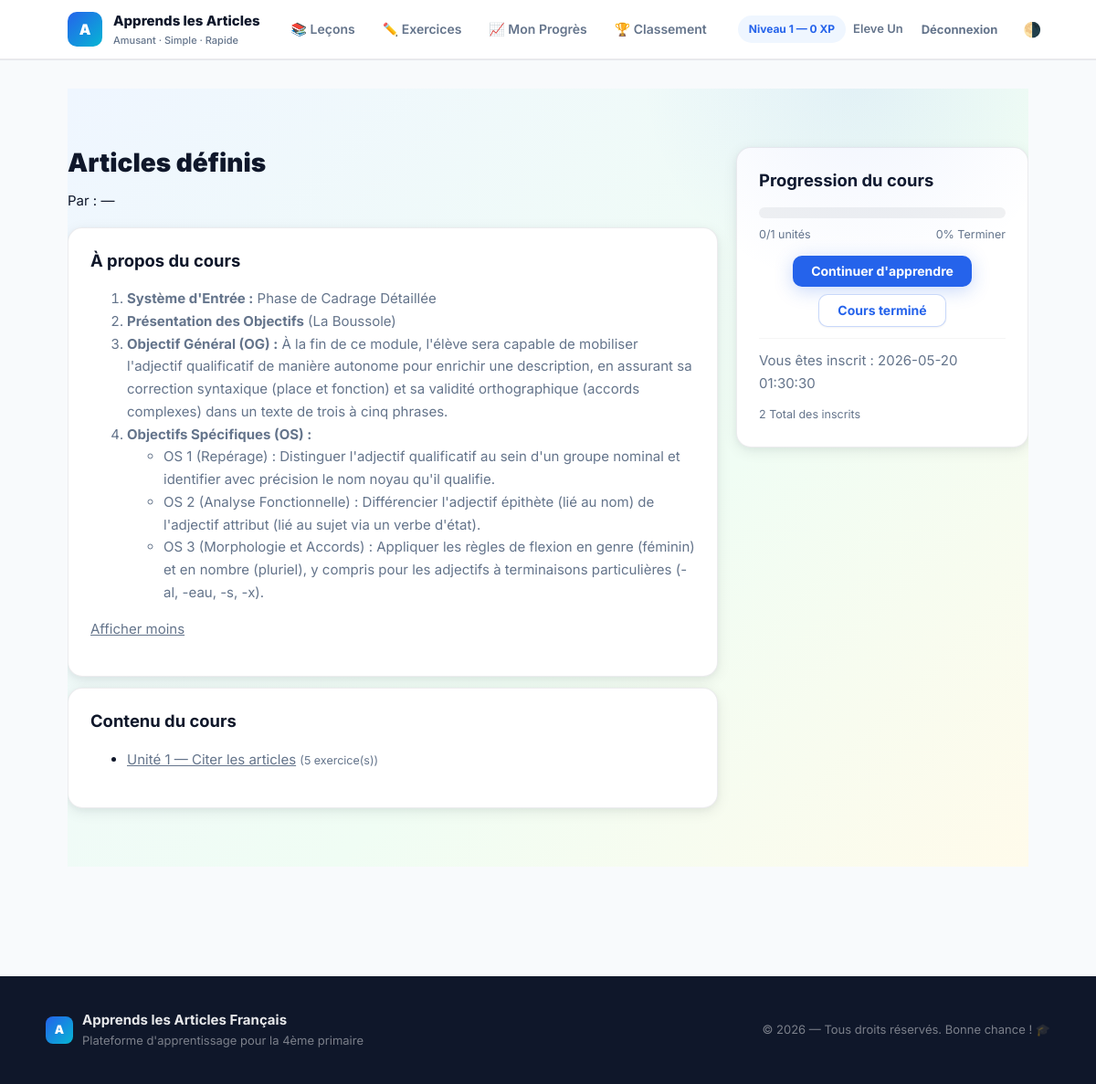
The app's page /module.php?id=1 (signed in) with its own data.
### tables this page shows
CREATE TABLE users (
  id INT AUTO_INCREMENT PRIMARY KEY,
  username VARCHAR(100) NOT NULL UNIQUE,
  password_hash VARCHAR(255) NOT NULL,
  role VARCHAR(20) NOT NULL DEFAULT 'student',
  display_name VARCHAR(100),
  points INT DEFAULT 0,
  created_at TIMESTAMP DEFAULT CURRENT_TIMESTAMP
);

CREATE TABLE modules (
  id INT AUTO_INCREMENT PRIMARY KEY,
  title VARCHAR(255) NOT NULL,
  description TEXT,
  `order` INT DEFAULT 0,
  created_by INT NULL,
  cover_image VARCHAR(255) NULL,
  FOREIGN KEY (created_by) REFERENCES users(id) ON DELETE SET NULL
);

CREATE TABLE units (
  id INT AUTO_INCREMENT PRIMARY KEY,
  module_id INT NOT NULL,
  title VARCHAR(255) NOT NULL,
  content_html TEXT,
  `order` INT DEFAULT 0,
  FOREIGN KEY (module_id) REFERENCES modules(id) ON DELETE CASCADE
);

CREATE TABLE user_courses (
  id INT AUTO_INCREMENT PRIMARY KEY,
  user_id INT NOT NULL,
  module_id INT NOT NULL,
  enrolled_at TIMESTAMP DEFAULT CURRENT_TIMESTAMP,
  FOREIGN KEY (user_id) REFERENCES users(id) ON DELETE CASCADE,
  FOREIGN KEY (module_id) REFERENCES modules(id) ON DELETE CASCADE
);

### src/auth.php (called while the page is built, shortened)
<?php
require_once __DIR__.'/config.php';
function current_user() {
  if (!empty($_SESSION['user_id'])) {
    global $pdo;
    $stmt = $pdo->prepare('SELECT id,username,display_name,role FROM users WHERE id = ?');
    $stmt->execute([$_SESSION['user_id']]);
    return $stmt->fetch();
  }
  return null;
}

### public/module.php (the view, shortened to what this page needs)
<?php
require_once __DIR__.'/../src/auth.php';
$id = isset($_GET['id']) ? (int)$_GET['id'] : 0;
$stmt = $pdo->prepare('SELECT m.*, COALESCE(u.display_name,u.username) AS creator_name FROM modules m LEFT JOIN users u ON m.created_by = u.id WHERE m.id = ?'); $stmt->execute([$id]); $module = $stmt->fetch();
$units = $pdo->prepare('SELECT * FROM units WHERE module_id = ? ORDER BY `order`'); $units->execute([$id]); $units = $units->fetchAll();
$user = null; $percent = 0; $completedUnits = 0; $nextUnit = null; $enrolledCount = 0;
if (!empty($_SESSION['user_id'])) {
  $user = current_user();
  $ec = $pdo->prepare('SELECT COUNT(*) FROM user_courses WHERE module_id = ?'); $ec->execute([$id]); $enrolledCount = (int)$ec->fetchColumn();
  $unitCount = count($units);
  foreach ($units as $u) {
    $st = $pdo->prepare('SELECT score,max_score FROM progress WHERE user_id=? AND unit_id=?'); $st->execute([$user['id'],$u['id']]); $pr = $st->fetch();
    if (!$nextUnit && (!$pr || ($pr['max_score']>0 && $pr['score'] < $pr['max_score']))) { $nextUnit = $u['id']; }
  }
  if ($unitCount>0) $percent = round(100 * $completedUnits / $unitCount);
}
$units = $pdo->prepare('SELECT * FROM units WHERE module_id = ? ORDER BY `order`'); $units->execute([$id]); $units = $units->fetchAll();
?>
<!doctype html>
<html><head><meta charset="utf-8"><title><?=htmlspecialchars($module['title'])?></title><link rel="stylesheet" href="/assets/css/style.css"><script src="/assets/js/ui.js" defer></script></head><body>
<?php require_once __DIR__.'/../src/partials/header.php'; ?>
<main class="app-container">
  <div class="hero" style="background:transparent;padding:12px 0">
    <div style="display:flex;gap:20px;align-items:flex-start">
      <div style="flex:1">
        <h1><?=htmlspecialchars($module['title'])?></h1>
        <div style="margin-top:12px;color:var(--muted)">Par : <?=htmlspecialchars($module['creator_name'] ?? '—')?></div>
        <div style="margin-top:16px">
          <div class="card">
              <h3>À propos du cours</h3>
              <?php if (!empty($module['about'])): ?>
                <div class="muted"><?= $module['about'] ?></div>
              <?php else: ?>
                <div class="muted">
                  <ol>
                    <li><strong>Système d'Entrée :</strong> Phase de Cadrage Détaillée</li>
                    <li><strong>Présentation des Objectifs</strong> (La Boussole)</li>
                    <li><strong>Objectif Général (OG) :</strong> À la fin de ce module, l'élève sera capable de mobiliser l'adjectif qualificatif de manière autonome pour enrichir une description, en assurant sa correction syntaxique (place et fonction) et sa validité orthographique (accords complexes) dans un texte de trois à cinq phrases.</li>
                    <li><strong>Objectifs Spécifiques (OS) :</strong>
                      <ul>
                        <li>OS 1 (Repérage) : Distinguer l'adjectif qualificatif au sein d'un groupe nominal et identifier avec précision le nom noyau qu'il qualifie.</li>
                        <li>OS 2 (Analyse Fonctionnelle) : Différencier l'adjectif épithète (lié au nom) de l'adjectif attribut (lié au sujet via un verbe d'état).</li>
                        <li>OS 3 (Morphologie et Accords) : Appliquer les règles de flexion en genre (féminin) et en nombre (pluriel), y compris pour les adjectifs à terminaisons particulières (-al, -eau, -s, -x).</li>
                      </ul>
                    </li>
                  </ol>
                  <p><a href="#" class="muted">Afficher moins</a></p>
                </div>
              <?php endif; ?>
            </div>
        </div>
        <div style="margin-top:12px" class="card">
          <h3>Contenu du cours</h3>
          <?php if (empty($units)): ?><p class="muted">Aucune unité pour le moment.</p><?php else: ?>
            <ul>
            <?php foreach($units as $u):
              $s = $pdo->prepare('SELECT COUNT(*) FROM exercises WHERE unit_id = ?'); $s->execute([$u['id']]); $cnt = (int)$s->fetchColumn();
            ?>
              <li><a class="muted" href="/lesson.php?unit_id=<?= $u['id'] ?>"><?=htmlspecialchars($u['title'])?></a> <small class="muted">(<?= $cnt ?> exercice(s))</small></li>
            <?php endforeach; ?>
            </ul>
          <?php endif; ?>
        </div>
      </div>
      <aside style="width:320px">
        <div class="card">
          <h3>Progression du cours</h3>
          <div style="margin-top:12px">
            <div class="progress-bar"><i style="width:<?= $percent ?>%"></i></div>
            <div style="display:flex;justify-content:space-between;margin-top:8px"><small class="muted"><?= $completedUnits ?>/<?= count($units) ?> unités</small><small class="muted"><?= $percent ?>% Terminer</small></div>
          </div>
          <div style="margin-top:12px;text-align:center">
            <?php if (!empty($user)): ?>
              <a class="btn" href="/lesson.php?unit_id=<?= $nextUnit ?? ($units[0]['id'] ?? 0) ?>">Continuer d'apprendre</a>
              <div style="margin-top:8px"><a class="btn secondary" href="#">Cours terminé</a></div>
            <?php else: ?>
              <a class="btn" href="/register.php">S'inscrire</a>
            <?php endif; ?>
          </div>
          <div style="margin-top:12px;border-top:1px solid rgba(0,0,0,0.04);padding-top:12px">
            <div class="muted">Vous êtes inscrit :
              <?php if (!empty($user)){
                $uc = $pdo->prepare('SELECT enrolled_at FROM user_courses WHERE user_id=? AND module_id=?'); $uc->execute([$user['id'],$id]); $en = $uc->fetchColumn();
                echo $en ? htmlspecialchars($en) : '<span class="muted">Non</span>';
              } else { echo '<a href="/register.php">Sinscrire</a>'; }?>
            </div>
            <div style="margin-top:8px"><small class="muted"><?= $enrolledCount ?> Total des inscrits</small></div>
          </div>
        </div>
      </aside>
    </div>
  </div>
</main>
<?php require_once __DIR__.'/../src/partials/footer.php'; ?>
</body></html>

### src/partials/header.php (shortened to what this page needs)
<?php
$user = null;
if (!empty($_SESSION['user_id'])){
  $user = current_user();
}
$exercisesHref = '/login.php';
if ($user) {
  if ($user['role'] === 'teacher' || $user['role'] === 'admin') {
    $exercisesHref = '/teacher/index.php';
  } else {
    $exercisesHref = '/student/index.php';
  }
}
?>
<link rel="stylesheet" href="/assets/css/redesign.css">
<header class="site-header" role="banner">
  <div class="rd-nav-inner">
    <a class="site-brand" href="/">
      <div class="brand-logo">A</div>
      <div>
        <div class="brand-title">Apprends les Articles</div>
        <div class="brand-subtitle">Amusant · Simple · Rapide</div>
      </div>
    </a>
    <nav class="rd-nav-links" aria-label="Navigation principale">
      <a class="rd-nav-link" href="/lesson.php">📚 Leçons</a>
      <a class="rd-nav-link" href="<?= htmlspecialchars($exercisesHref) ?>">✏️ Exercices</a>
      <?php if (!empty($_SESSION['user_id'])): ?>
        <a class="rd-nav-link" href="/student/progress.php">📈 Mon Progrès</a>
      <?php endif; ?>
      <a class="rd-nav-link" href="/leaderboard.php">🏆 Classement</a>
    </nav>
    <div class="header-actions">
      <?php if ($user): ?>
        <span style="font-size:12px;font-weight:700;color:var(--rd-primary);background:var(--rd-primary-light);padding:5px 12px;border-radius:999px;white-space:nowrap">
        </span>
        <span class="muted" style="font-size:13px;font-weight:600;white-space:nowrap">
          <?= htmlspecialchars($user['display_name'] ?? $user['username']) ?>
        </span>
        <a class="btn ghost" href="/logout.php" style="font-size:13px!important">Déconnexion</a>
      <?php else: ?>
        <a class="btn secondary" href="/login.php">Se connecter</a>
        <a class="btn" href="/register.php">S'inscrire</a>
      <?php endif; ?>
      <button id="toggleTheme" class="btn ghost" title="Basculer thème" style="padding:8px!important;font-size:16px!important;box-shadow:none!important">🌗</button>
    </div>
  </div>
</header>

### public/assets/css/style.css (style rules this page uses)
:root { --color-bg: #f7fbff; --color-surface: #ffffff; --color-muted: #6b7280; --color-primary: #3D8AF7; --color-primary-600: #376fd0; --color-accent: #FFB74D; --color-success: #10B981; --color-danger: #EF4444; --color-glass: rgba(255,255,255,0.6); --font-sans: Inter, system-ui, -apple-system, "Segoe UI", Roboto, "Helvetica Neue", Arial; --space-1: 4px; --space-2: 8px; --space-3: 12px; --space-4: 16px; --space-5: 20px; --space-6: 24px; --space-7: 32px; --space-8: 40px; --radius-sm: 8px; --radius: 14px; --radius-lg: 20px; --shadow-sm: 0 4px 12px rgba(15,23,42,0.06); --shadow-md: 0 8px 24px rgba(15,23,42,0.08); --ease-fast: cubic-bezier(.2,.9,.2,1); --transition-fast: 180ms var(--ease-fast); }
* { box-sizing:border-box }
html,body { height:100% }
body { margin:0;padding:20px 36px;font-family:var(--font-sans); background:linear-gradient(180deg, #f0fbff 0%, var(--color-bg) 100%); color:var(--color-muted); -webkit-font-smoothing:antialiased; -moz-osx-font-smoothing:grayscale; }
.app-container { max-width:1100px;margin:0 auto }
.card { background:var(--color-surface);border-radius:var(--radius);box-shadow:var(--shadow-md);padding:18px }
.site-header { display:flex;align-items:center;justify-content:space-between;gap:12px;padding:10px 16px;margin-bottom:18px;border-radius:12px;background:linear-gradient(90deg, rgba(61,138,247,0.06), rgba(255,183,77,0.04)); }
.site-brand { display:flex;align-items:center;gap:12px }
.brand-logo { width:56px;height:56px;border-radius:12px;background:linear-gradient(135deg,var(--color-primary),#06b6d4);display:flex;align-items:center;justify-content:center;color:white;font-weight:800;font-size:20px }
.brand-title { font-size:18px;font-weight:700 }
.header-actions { display:flex;gap:8px;align-items:center }
.btn { display:inline-flex;align-items:center;gap:8px;padding:10px 14px;border-radius:12px;background:var(--color-primary);color:#fff;border:0;cursor:pointer;font-weight:700;box-shadow:var(--shadow-sm);transition:transform var(--transition-fast),box-shadow var(--transition-fast),filter var(--transition-fast) }
.btn.secondary { background:transparent;color:var(--color-primary);border:2px solid rgba(61,138,247,0.08);box-shadow:none }
.btn.ghost { background:transparent;color:var(--muted);border-radius:10px;padding:8px }
.hero { display:grid;grid-template-columns:1fr 360px;gap:20px;align-items:center;margin-bottom:20px }
.hero .card { padding:28px }
.hero h1 { margin:0;font-size:28px }
.muted { color:var(--muted) }
button { cursor:pointer }
.progress-bar { height:12px;background:rgba(15,23,42,0.06);border-radius:999px;overflow:hidden }
.muted { color:var(--color-muted) }

### records on screen
users: display_name "Eleve Un"
modules: title "Articles définis"
units: title "Unité 1 — Citer les articles", cnt "5"
user_courses: enrolled_at "2026-05-20 01:30:30"

### other values on screen
$module['creator_name'] "—"
$completedUnits "0"
count($units) "1"
$percent "0"
$enrolledCount "2"
